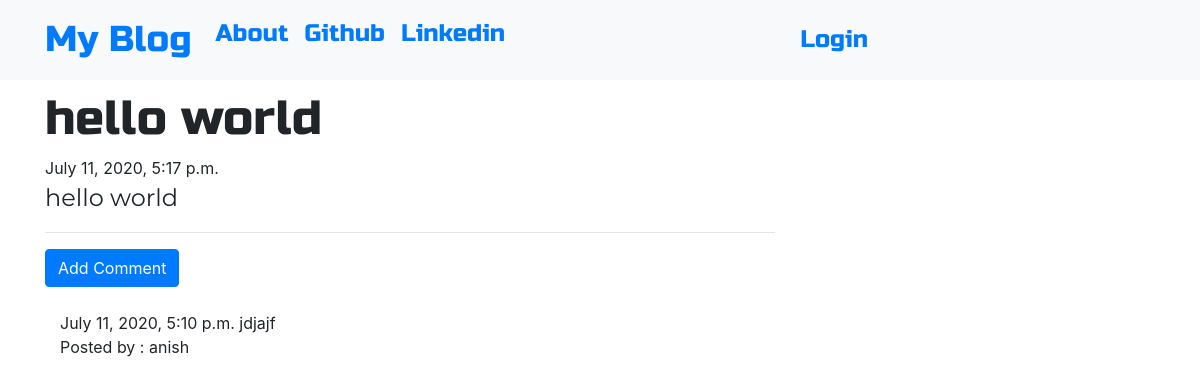
The app's page /post/1/ with its own data.
### blog/models.py (models this page shows, shortened)
class Post(models.Model):
    author=models.ForeignKey('auth.user',on_delete=models.CASCADE)
    title=models.CharField(max_length=200)
    text=models.TextField()
    create_date=models.DateTimeField(default=timezone.now())
    published_date=models.DateTimeField(blank=True,null=True)

class Comment(models.Model):
    post=models.ForeignKey('Post',related_name='comments',on_delete=models.CASCADE)
    author=models.CharField(max_length=200)
    text=models.TextField()
    create_date=models.DateTimeField(default=timezone.now())
    approved_comment=models.BooleanField(default=False)

### blog/views.py (the view)
# urls.py: path('post/<int:pk>/',views.PostDetailView.as_view(),name='post_detail'),
class PostDetailView(DetailView):
    model=Post

### blog/templates/blog/post_detail.html (shortened to what this page needs)
{% extends "blog/base.html" %}
{% block body_block %}
<h1 class="posttitle loader">{{ post.title }}</h1>
{% if post.published_date %}
<div class="date">
  {{ post.published_date }}
</div>
{% else %}
<a class="btn btn-primary" href="{% url "post_publish" pk=post.pk %}">Publish</a>
{% endif %}
<p class="postcontent">{{ post.title|safe|linebreaksbr}}</p>
<hr>
<a class="btn btn-primary btn-comment" href="{% url "add_comment_to_post" pk=post.pk %}">Add Comment</a>
<div class="container">
  {% for comment in post.comments.all %}
   <br>
   {% if user.is_authenticated or comment.approved_comment %}
    {{ comment.create_date }}
     {{ comment.text|safe|linebreaksbr}}
     <p>Posted by : {{ comment.author }}</p>
     {% endif %}
     {% empty %}
     <p>No comments found!</p>
  {% endfor %}
</div>
{% endblock %}

### blog/static/css/blog.css (style rules this page uses)
.posttitle { font-family: 'Russo One',sans-serif; font-size: 3em; }
.postcontent { font-family: 'Montserrat'; font-size: 1.5em; }
.loader { filter:hue-rotate(0deg); color:linear-gradient(45deg,#0f8,#08f); animation:hue 10000ms infinite linear; }

### records on screen
Post: title "hello world", published_date "July 11, 2020, 5:17 p.m."
Comment: create_date "July 11, 2020, 5:10 p.m.", text "jdjajf", author "anish"
